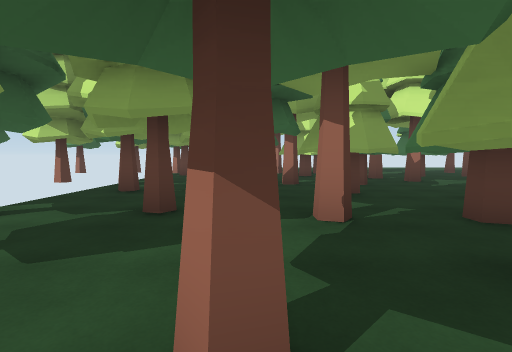
View 1 (above)

24 first-person views from a walk through a Unity game level. The camera is 1.4 m above the floor, tilts 4° down and sees 85° across. The floor is counted in squares, 2 m on a side. Each view is taken from the middle of a square. On the plan, view 1 faces up. The plan holds only what a view shows up to about 9 squares ahead; the rest is blank. The place goes on beyond the plan. Some surface patterns are stand-ins.

View 2
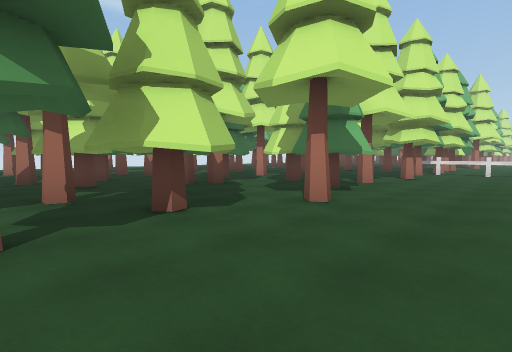

View 3
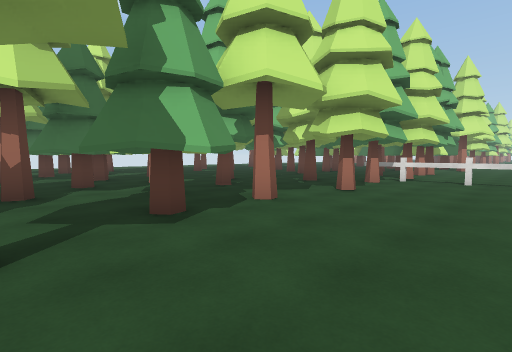

View 4
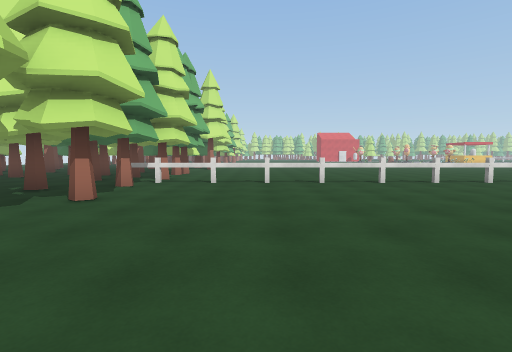

View 5
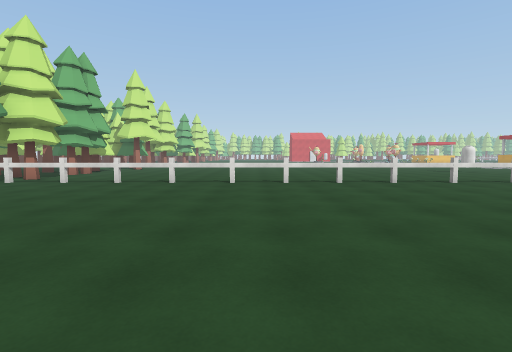

View 6
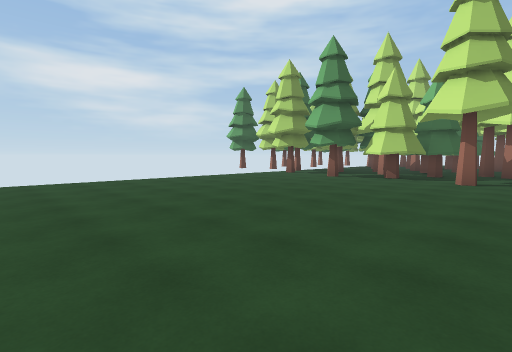

View 7
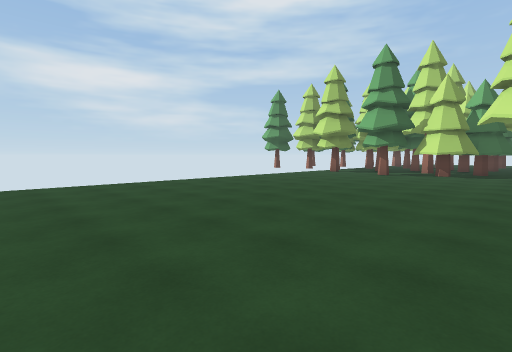

View 8
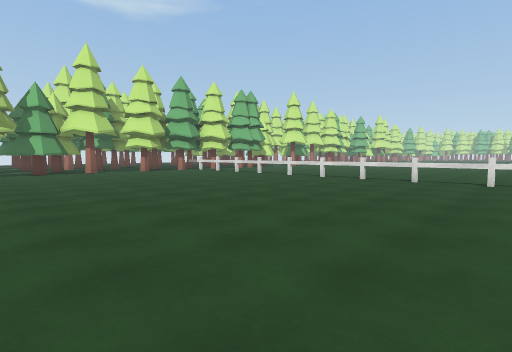

View 9
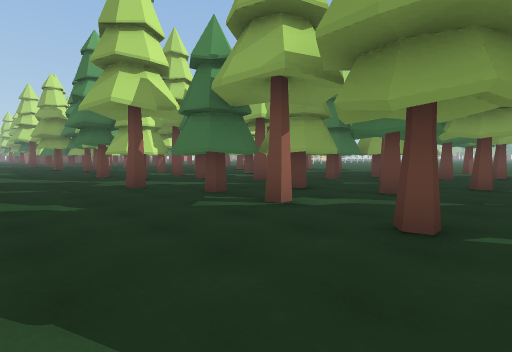

View 10
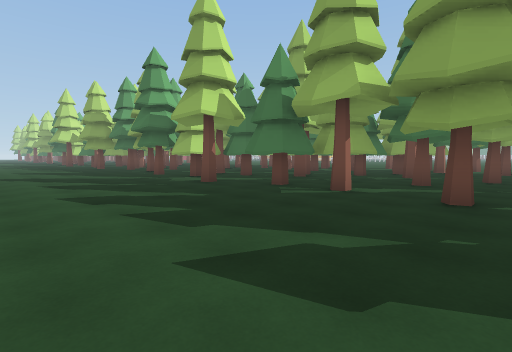

View 11
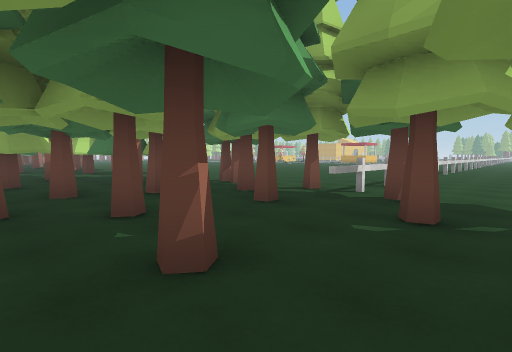

View 12
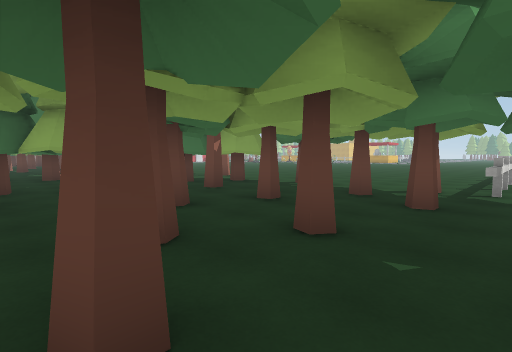

View 13
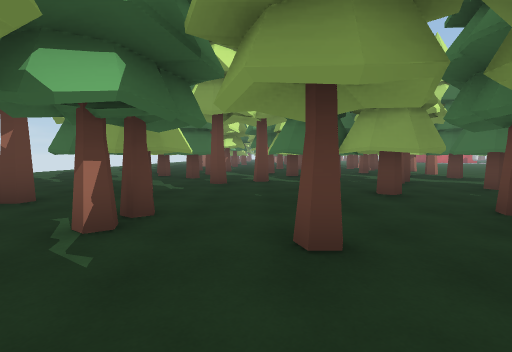

View 14
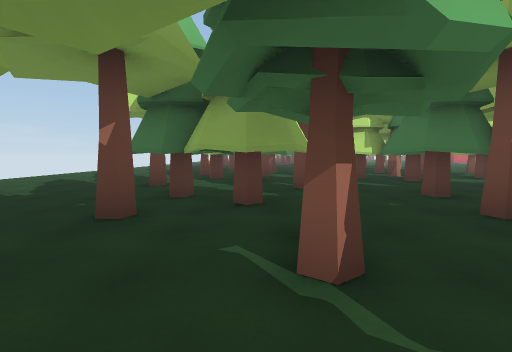

View 15
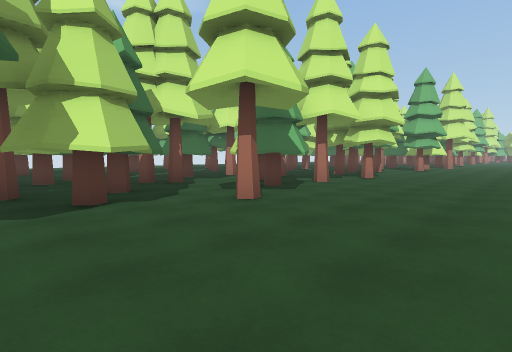

View 16
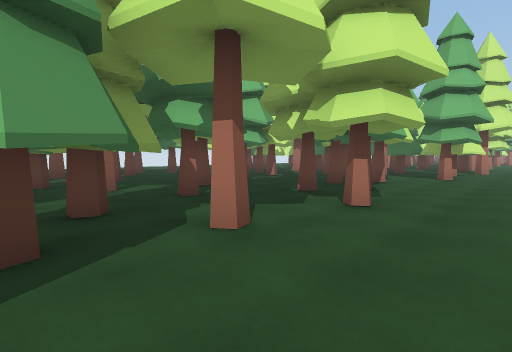

View 17
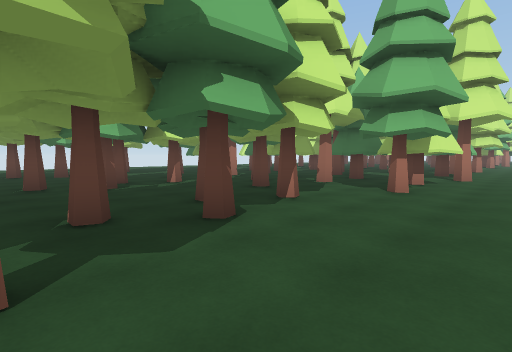

View 18
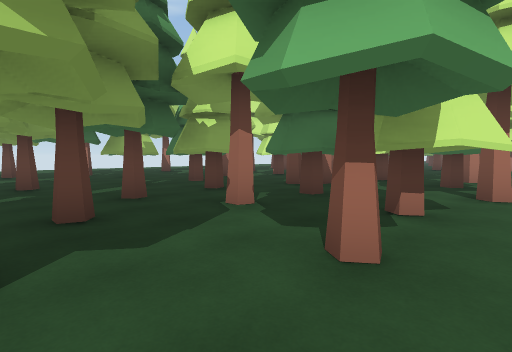

View 19
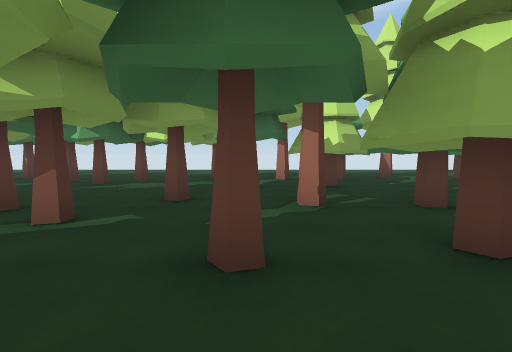

View 20
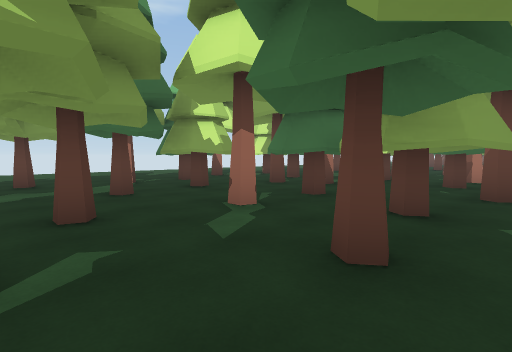

View 21
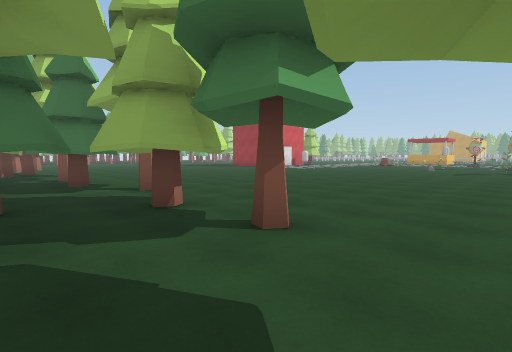

View 22
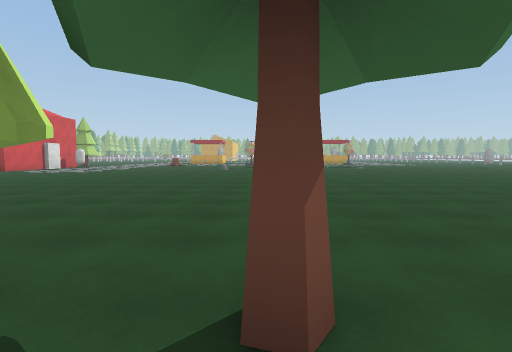

View 23
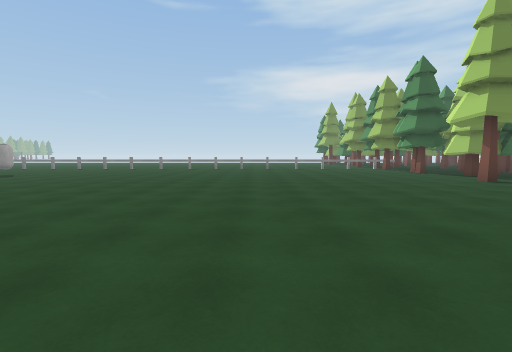

View 24
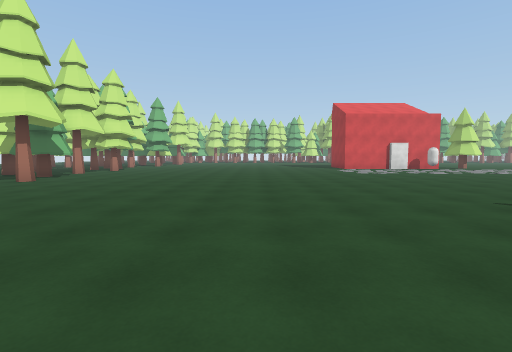

### Floor plan
Key: @ floor where view 1 was taken; # wall or solid block; x gap in a wall; . floor; = window, fence, low wall or low ledge; P white post; T thing the floor can be seen under or through; O other object.
Columns run from 3 left of view 1 to 37 right of it. Each row starts with its distance up from view 1.
 17  ..........              ..
 16  ............          ....
 15  ............         .....       ..
 14  ............        ......       ...
 13  ............       .......      .....
 12  .#.#OO..OO.       ..OO...  # ....#.#OO.
 11  ....OO..#O       ...OOO OO ..#......OO.
 10  ....O.. OO      ....OO OO # ..#....OO..O
  9  ..#.O.#OO       ..#.O.##O..  .....#O#.#O
  8  .....O##OO     ........#.............O##
  7  .#.#OO ##O.   .#.#..OOO OOO....#.#.##O
  6 #...O#O.OO.......#...##OO##...#..#...OO.O
  5 ...#OOO OOO..#.....#.OO#OOO..#.#...#xOO#O
  4 ..#...O##OO.......#....##............OO##
  3  ...#OO..#O...#.#....OOO OOO....#.#.##O..
  2  ...O#..OO.......#...##.O##...##.#...O..O
  1   .#OO..OO#..#.P#..#.OO..O.#.#.....#xO..O
  0    @...#........=......#.............O.#.
 -1   .............PT........................
 -2  ..............PT.. .....................
 -3 ................=.. .....................
 -4 ...............P#.    ...................
 -5 ...............P..    ...................
 -6 ................=.    ...................
 -7 ...............PT.    ...................
 -8 ...............PT.    ........   ........
 -9 ................=.    .......     .......
-10 ...............PT..   ......       ......
-11        ........PT..   .....         .....
-12        .........=.    ....           ....

Positions as (right, up) in squares from view 1, and headings:
1: (0, 0), facing up
2: (0, -2), facing up-right
3: (4, -2), facing up-right
4: (5, -2), facing right
5: (5, -6), facing right
6: (5, -8), facing up-left
7: (4, -10), facing up-left
8: (4, -12), facing up-right
9: (-2, 15), facing down-right
10: (-2, 17), facing down-right
11: (10, 6), facing down-right
12: (12, 7), facing down-right
13: (13, 8), facing right
14: (14, 10), facing right
15: (17, -3), facing up-right
16: (22, -1), facing up-right
17: (26, -1), facing up-right
18: (30, 0), facing up-right
19: (32, 3), facing up
20: (30, 4), facing up-right
21: (30, 3), facing down-right
22: (32, 2), facing down
23: (28, -6), facing left
24: (28, -6), facing right
